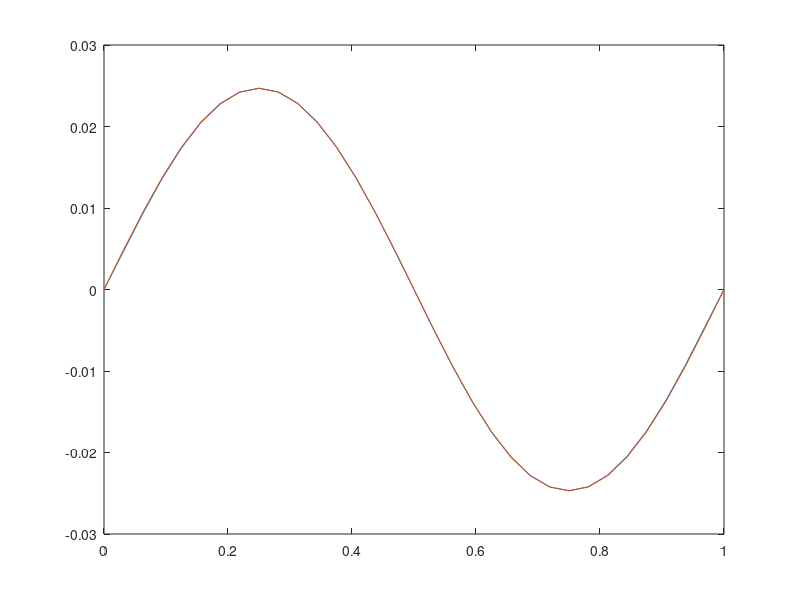

Source code (MATLAB):
% Numerical solution of BVP
%   u'' - u = -sin(2pi x), 0 < x < 1
%   u(0) = 0 = u(1)

% initialization
h = 1/32;
n = ceil(1/h);
x = linspace(0, 1, n + 1)';

% create matrix and vector storage
A = zeros(n-1, n-1);
b = zeros(n-1, 1);

% first row
A(1, 1) = -1 - 2/h^2;
A(1, 2) = 1/h^2;
b(1) = 0;  % = -sin(2pi*0) - 0/h^2

% last row
A(n-1, n-2) = 1/h^2;
A(n-1, n-1) = -1 - 2/h^2;
b(n-1) = 0;  % = -sin(2pi*1) - 0/h^2

% interior rows
for r = 2:(n-2)
    A(r, r-1) = 1/h^2;
    A(r, r) = -1 - 2/h^2;
    A(r, r+1) = 1/h^2;

    % row r <-> index r+1
    b(r) = -sin(2*pi*x(r+1));
end

% solve on interior
u_int = A \ b;

% construct full solution with BCs
u = zeros(n + 1, 1);
u(2:end-1) = u_int;
u(1) = 0;
u(end) = 0;

% exact solution
u_ex = sin((2*pi).*x) ./ (1 + 4*pi^2);

% print L^infty error
fprintf("L^infty error: %e\n", max(abs(u - u_ex)));

% Display approximate and exact solutions
plot(x, u);
hold on;
plot(x, u_ex);
